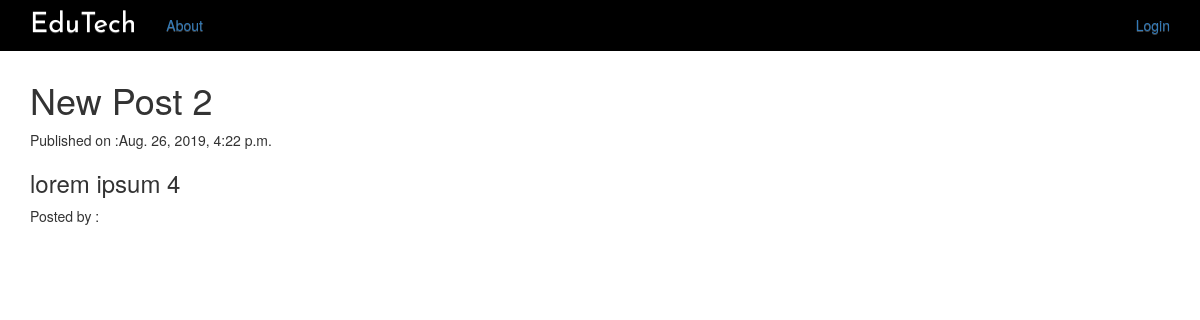
The page /post/29 on the database its author committed.
### blog/models.py (models this page shows, shortened)
class Post(models.Model):
	author = models.ForeignKey('auth.User',on_delete=models.CASCADE)
	title = models.CharField(max_length=256)
	text = models.TextField()
	created_date = models.DateTimeField(default=timezone.now)
	publish_date = models.DateTimeField(blank=True,null=True)

### blog/views.py (the view)
# urls.py: re_path(r'post/(?P<pk>\d+)$',views.PostDetailView.as_view(),name='post_detail'),
class PostDetailView(DetailView):
	model = Post

### blog/templates/blog/post_detail.html (shortened to what this page needs)
{% extends 'blog/base.html' %}
{% block body_block %}
	<div>
		<h1>{{post.title}}</h1>
		{% if post.publish_date %}
			<p>Published on :{{post.publish_date}}</p>
		{% else %}
			<a class="btn btn-primary" href="{% url 'post_publish' pk=post.pk %}">Publish</a>
		{% endif %}
		<p>{{post.text|safe|linebreaksbr}}</p>
		<p>Posted by : {{comment.author}}</p>
	</div>
{% endblock %}

### rows shown on the page
Post: title "New Post 2", publish_date "Aug. 26, 2019, 4:22 p.m.", text "lorem ipsum 4"
